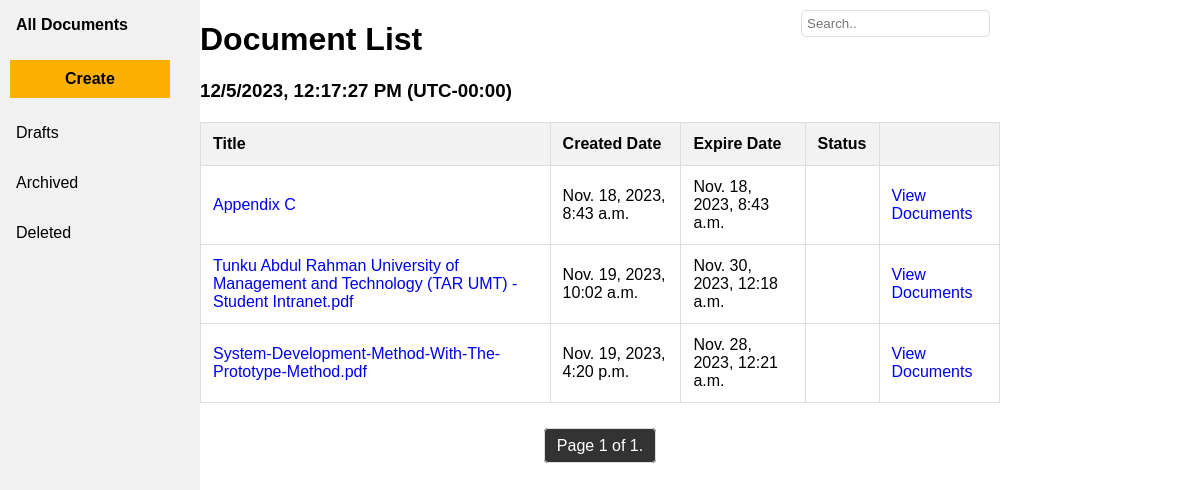
Before: /esign/ (signed in) with the older database file.
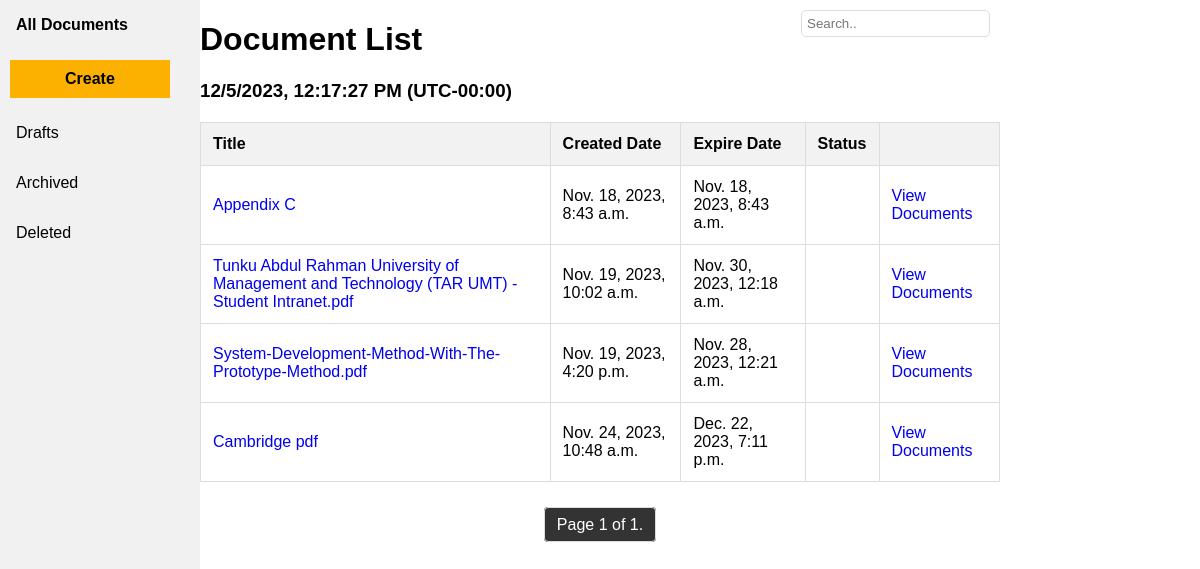
After: the same page with the newer database file.
### esign/models.py (models this page shows, shortened)
class Document(models.Model):
    docID = models.CharField(max_length=6, primary_key=True)
    title = models.CharField(max_length=255)
    pdf_file = models.FileField(
        upload_to='pdfs/',
        validators=[validate_pdf_extension],
        default=default_pdf_path
    )
    created_date = models.DateTimeField(auto_now_add=True)
    due_date = models.DateTimeField()
    email_sent = models.BooleanField(default=False)

### esign/views.py (the view)
# urls.py: path('', views.index, name='index'),
def index(request):
    user_id = request.session.get('user_id')
    if not user_id:
        return render(request, '404.html', {'error_message': 'User ID not found'})
    try:
        user = CustomUser.objects.get(userID=user_id)
        assigned_documents = Document.objects.filter(docpermission__userID=user)
    except CustomUser.DoesNotExist:
        return render(request, '404.html', {'error_message': 'User not found'})
    documents_per_page = 5
    paginator = Paginator(assigned_documents, documents_per_page)
    page = request.GET.get('page', 1)
    try:
        documents = paginator.page(page)
    except PageNotAnInteger:
        documents = paginator.page(1)
    except EmptyPage:
        documents = paginator.page(paginator.num_pages)
    return render(request, 'esign/main.html', {'documents': documents, 'user_id': user_id})

### esign/templates/esign/main.html (shortened to what this page needs)
{% load static %}
<!DOCTYPE html>
<html>
    <head>
        <link rel="stylesheet" type="text/css" href="{% static 'css/index.css' %}">
    <link rel="stylesheet" href="https://cdnjs.cloudflare.com/ajax/libs/font-awesome/6.4.2/css/all.min.css"
 />
    </head>
    <body>
        <div class="sidebar">
            <a class="active">All Documents</a>
            <button id="createButton" class="btn btn-primary" data-toggle="modal" data-target="#uploadModal">Create</button>
            <a href="#about">Drafts</a>
            <a href="#news">Archived</a>
            <a href="#contact">Deleted</a>
        </div>
        <div class="container">
            <input type="text" id="searchBar" placeholder="Search.." oninput="searchTable()">
            <div id="fileList">
                <h1>Document List</h1>
                <h3 id="time"></h3>
                <table id="fileTable">
                    <thead>
                        <tr>
                            <th>Title</th>
                            <th>Created Date</th>
                            <th>Expire Date</th>
                            <th>Status</th>
                            <th></th>
                        </tr>
                    </thead>
                    <tbody>
                        {% if documents %}
                            {% for document in documents %}
                                <tr>
                                    <td><a href="javascript:void(0);" onclick="showDocumentDetails(this, '{{ document.docID }}')">{{ document.title }}</a></td>
                                    <td>{{ document.created_date }}</td>
                                    <td>{{ document.due_date }}</td>
                                    <td>{{ document.get_status }}</td>
                                    <td><a href="{% url 'esign:viewDoc' document.docID %}">View Documents</a></td>
                                </tr>
                            {% endfor %}
                        {% else %}
                            <tr>
                                <td colspan="4">No documents available.</td>
                            </tr>
                        {% endif %}
                    </tbody>
                </table>
            </div>
            <div class="pagination">
                    <span class="step-links">
                        <span class="current">
                            Page {{ documents.number }} of {{ documents.paginator.num_pages }}.
                        </span>
                    </span>
                </div>
            </div>
    </body>
</html>

Changed rows visible on the page:
now on this page (row edited): Document: title "Cambridge pdf", created_date "Nov. 24, 2023, 10:48 a.m.", due_date "Dec. 22, 2023, 7:11 p.m."
